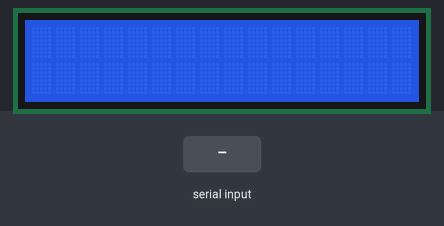
A sketch run on a simulated Arduino Uno, built with avr-gcc and run on an emulated ATmega328P. On the bench: 16×2 character LCD. The inputs (shaded band) are chosen by the test bench. What the sketch prints to the serial monitor is not drawn.

Above: at 1.0 s.
1.1 s: "2" received over Serial
At 11.3 s:
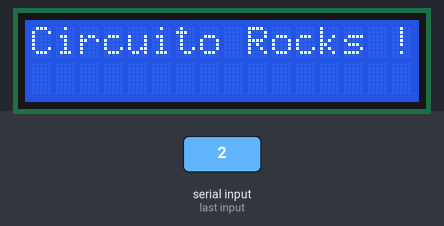
Timing chart, 0 to 11.6 s (numbered marks = the images above; inputs shaded):
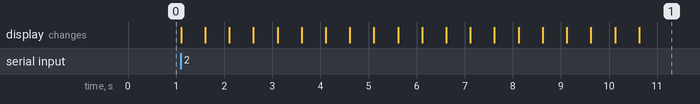

The sketch:

LCD_and_temp_sensor.ino
```cpp
// Include Libraries
#include "Arduino.h"
#include "DHT.h"
#include "LiquidCrystal.h"


// Pin Definitions
#define DHT_PIN_DATA  2
#define DHTTYPE DHT11
#define LCD_PIN_RS  8
#define LCD_PIN_E 7
#define LCD_PIN_DB4 3
#define LCD_PIN_DB5 4
#define LCD_PIN_DB6 5
#define LCD_PIN_DB7 6


// Global variables and defines

// object initialization
DHT dht(DHT_PIN_DATA, DHTTYPE);
LiquidCrystal lcd(LCD_PIN_RS,LCD_PIN_E,LCD_PIN_DB4,LCD_PIN_DB5,LCD_PIN_DB6,LCD_PIN_DB7);

// define vars for testing menu
const int timeout = 10000;       //define timeout of 10 sec
char menuOption = 0;
long time0;

// Setup the essentials for your circuit to work. It runs first every time your circuit is powered with electricity.
void setup()
{
    // Setup Serial which is useful for debugging
    // Use the Serial Monitor to view printed messages
    Serial.begin(9600);
    while (!Serial) ; // wait for serial port to connect. Needed for native USB
    Serial.println("start");

    dht.begin();
    // set up the LCD's number of columns and rows
    lcd.begin(16, 2);
    menuOption = menu();

}

// Main logic of your circuit. It defines the interaction between the components you selected. After setup, it runs over and over again, in an eternal loop.
void loop()
{


    if(menuOption == '1') {
    // DHT22/11 Humidity and Temperature Sensor - Test Code
    // Reading humidity in %
    float dhtHumidity = dht.readHumidity();
    // Read temperature in Celsius, for Fahrenheit use .readTempF()
    float dhtTempC = dht.readTemperature(0);
    Serial.print(F("Humidity: ")); Serial.print(dhtHumidity); Serial.print(F(" [%]\t"));
    Serial.print(F("Temp: ")); Serial.print(dhtTempC); Serial.println(F(" [C]"));

    }
    else if(menuOption == '2') {
    // LCD 16x2 - Test Code
    // Print a message to the LCD.
    lcd.setCursor(0, 0);
    lcd.print("Circuito Rocks !");
    // Turn off the display:
    lcd.noDisplay();
    delay(500);
    // Turn on the display:
    lcd.display();
    delay(500);
    }

    if (millis() - time0 > timeout)
    {
        menuOption = menu();
    }

}


// Menu function for selecting the components to be tested
// Follow serial monitor for instrcutions
char menu()
{

    Serial.println(F("\nWhich component would you like to test?"));
    Serial.println(F("(1) DHT22/11 Humidity and Temperature Sensor"));
    Serial.println(F("(2) LCD 16x2"));
    Serial.println(F("(menu) send anything else or press on board reset button\n"));
    while (!Serial.available());

    // Read data from serial monitor if received
    while (Serial.available())
    {
        char c = Serial.read();
        if (isAlphaNumeric(c))
        {

            if(c == '1')
          Serial.println(F("Now Testing DHT22/11 Humidity and Temperature Sensor"));
        else if(c == '2')
          Serial.println(F("Now Testing LCD 16x2"));
            else
            {
                Serial.println(F("illegal input!"));
                return 0;
            }
            time0 = millis();
            return c;
        }
    }
}
```
